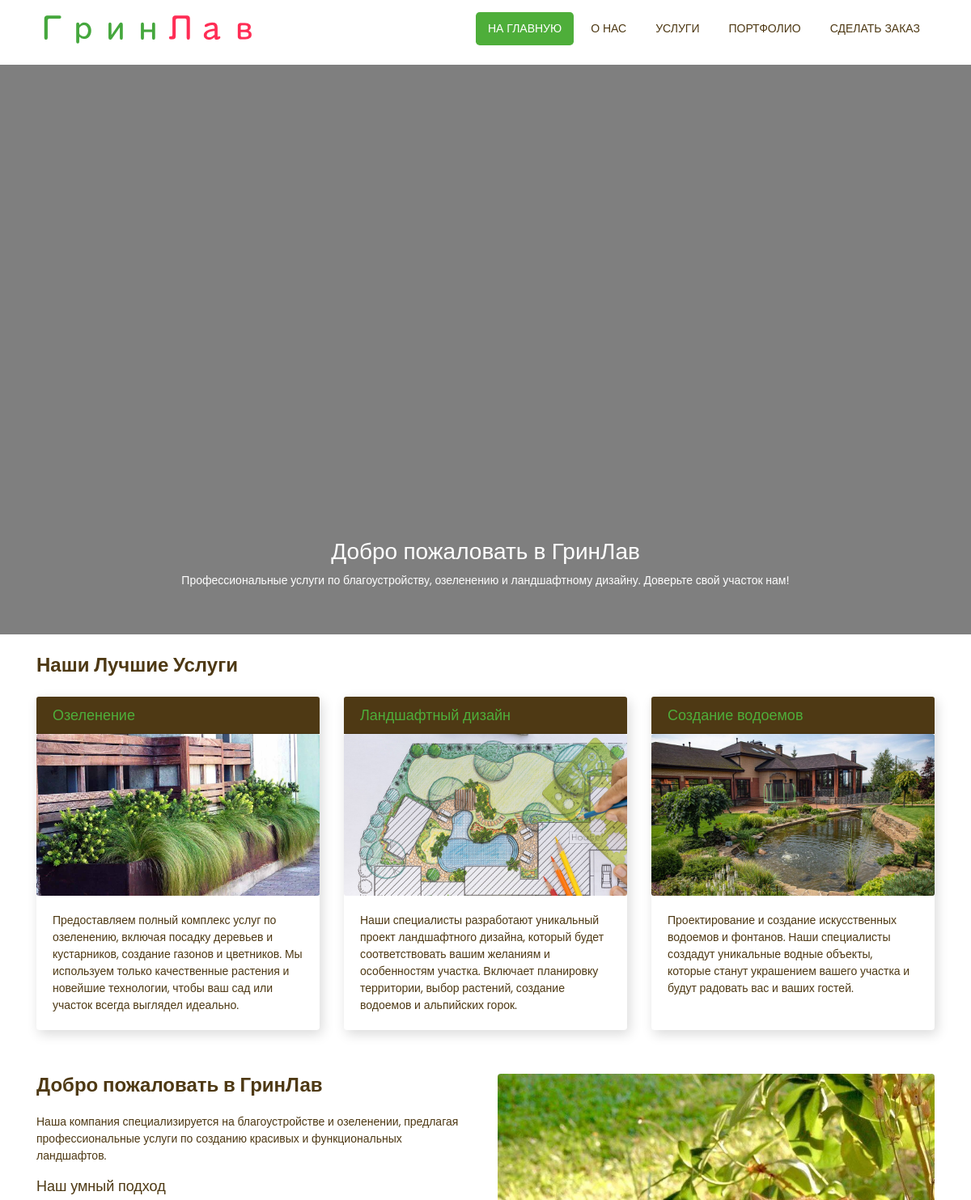
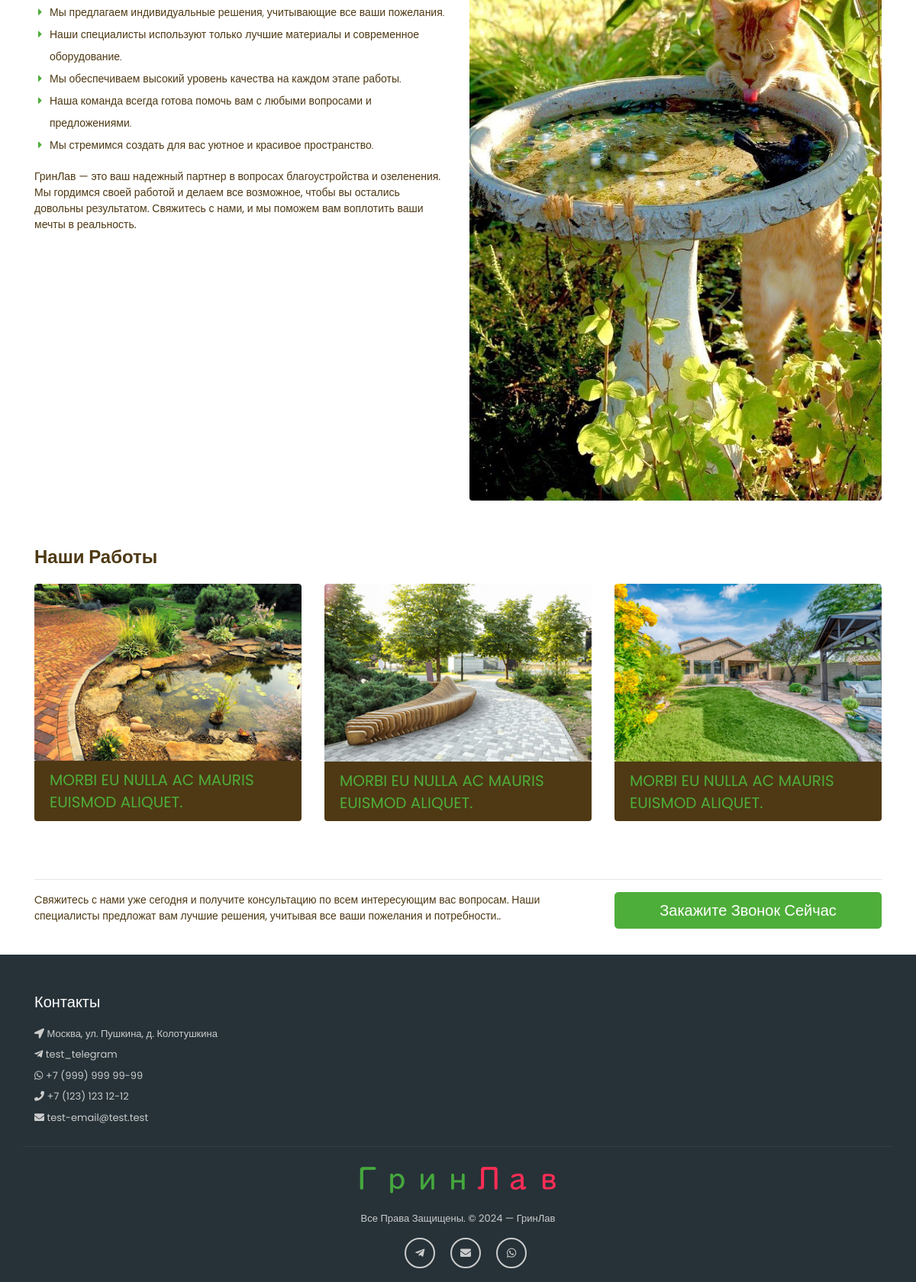
The page / on the database its author committed (2 pictures, top to bottom).
### main/models.py (models this page shows, shortened)
class Service(models.Model):
    name = models.CharField(max_length=200)
    image = models.ImageField(upload_to='services/', blank=True, null=True)
    description = models.TextField()
    highlight_on_main = models.BooleanField(default=False)  # Field to indicate if the service should be highlighted

class Portfolio(models.Model):
    title = models.CharField(max_length=200)
    image = models.ImageField(upload_to='portfolio/')
    description = models.TextField()
    date_posted = models.DateTimeField(auto_now_add=True)
    highlight_on_main = models.BooleanField(default=False)  # Field to indicate if the service should be highlighted

class CompanyContact(models.Model):
    address = models.CharField(max_length=255)
    phone = models.CharField(max_length=20)
    email = models.EmailField()
    working_hours = models.CharField(max_length=255)
    telegram_username = models.CharField(max_length=20)
    telegram_link = models.URLField(blank=True)
    whatsapp_phone = models.CharField(max_length=20)
    whatsapp_link = models.URLField(blank=True)

### main/views.py (the view)
# urls.py: 2. Add a URL to urlpatterns:  path('', views.home, name='home')
def home(request):
    highlighted_services = Service.objects.filter(highlight_on_main=True)[:3]
    highlighted_portfolio = Portfolio.objects.filter(highlight_on_main=True)[:6]
    context = {
        'highlighted_services': highlighted_services,
        'highlighted_portfolio': highlighted_portfolio,
    }
    return render(request, 'index.html', context)

### main/context_processors.py (called while the page is built)
def current_url_name(request):
    return {
        'current_url_name': resolve(request.path_info).url_name
    }

def contact_info(request):
    contact_info = CompanyContact.objects.first()
    return {'contact_info': contact_info}

### main/templates/index.html (shortened to what this page needs)
{% extends 'base.html' %}
{% load static %}
{% block content %}
<header class="slider-main">
    <div id="carouselExampleIndicators" class="carousel slide carousel-fade" data-ride="carousel">
        <div class="carousel-inner" role="listbox">
            <div class="carousel-item active">
                <video class="d-block w-100" autoplay loop muted>
                    <source src="{% static 'images/main-page-video.mov' %}" type="video/mp4">
                </video>
                <div class="carousel-caption d-none d-md-block">
                    <h3>Добро пожаловать в ГринЛав</h3>
                    <p>Профессиональные услуги по благоустройству, озеленению и ландшафтному дизайну. Доверьте свой
                        участок нам!
                    </p>
                </div>
            </div>
        </div>
    </div>
</header>
<div class="container">
    <div class="services-bar">
        <h1 class="my-4">Наши Лучшие Услуги</h1>
        <div class="row">
            {% for service in highlighted_services %}
            <div class="col-lg-4 mb-4">
                <div class="card h-100">
                    <h4 class="card-header">{{ service.name }}</h4>
                    {% if service.image %}
                    <div class="card-img">
                        <img class="img-fluid service-image" src="{{ service.image.url }}" alt="{{ service.name }}"/>
                    </div>
                    {% endif %}
                    <div class="card-body">
                        <p class="card-text">{{ service.description }}</p>
                    </div>
                </div>
            </div>
            {% endfor %}
        </div>
    </div>
    <div class="about-main">
        <div class="row">
            <div class="col-lg-6 text-normal">
                <h2>Добро пожаловать в ГринЛав</h2>
                <p>Наша компания специализируется на благоустройстве и озеленении, предлагая профессиональные услуги по
                    созданию красивых и функциональных ландшафтов.</p>
                <h5>Наш умный подход</h5>
                <ul>
                    <li>Мы предлагаем индивидуальные решения, учитывающие все ваши пожелания.</li>
                    <li>Наши специалисты используют только лучшие материалы и современное оборудование.</li>
                    <li>Мы обеспечиваем высокий уровень качества на каждом этапе работы.</li>
                    <li>Наша команда всегда готова помочь вам с любыми вопросами и предложениями.</li>
                    <li>Мы стремимся создать для вас уютное и красивое пространство.</li>
                </ul>
                <p>ГринЛав — это ваш надежный партнер в вопросах благоустройства и озеленения. Мы гордимся своей работой
                    и делаем все возможное, чтобы вы остались довольны результатом. Свяжитесь с нами, и мы поможем вам
                    воплотить ваши мечты в реальность.</p>
            </div>
            <div class="col-lg-6">
                <img class="img-fluid rounded" src="{% static 'images/cat.jpeg' %}"
                     alt="middle_main_picture"/>
            </div>
        </div>
    </div>
    <div class="portfolio-main">
    <h2>Наши Работы</h2>
    <div class="row">
        {% for item in highlighted_portfolio %}
        <div class="col-lg-4 col-sm-6 portfolio-item">
            <div class="card h-100">
                <div class="card-img">
                        <img class="card-img-top" src="{{ item.image.url }}" alt="{{ item.title }}" />
                </div>
                <div class="card-body">
                    <h4 class="card-title">
                        <a href="{% url 'portfolio' %}">{{ item.title }}</a>
                    </h4>
                </div>
            </div>
        </div>
        {% endfor %}
    </div>
</div>
    <hr>
    <div class="row mb-4">
        <div class="col-md-8">
            <p>Cвяжитесь с нами уже сегодня и получите консультацию по всем интересующим вас вопросам.
                Наши специалисты предложат вам лучшие решения, учитывая все ваши пожелания и потребности..</p>
        </div>
        <div class="col-md-4">
            <a class="btn btn-lg btn-secondary btn-block" href="{% url 'place_order' %}">Закажите Звонок Сейчас</a>
        </div>
    </div>
</div>
{% endblock %}

### main/templates/base.html (shortened to what this page needs)
{% load static %}
<!DOCTYPE html>
<html lang="ru">
<head>
    <link href="{% static 'vendor/bootstrap/css/bootstrap.min.css' %}" rel="stylesheet">
    <link href="{% static 'css/all.css' %}" rel="stylesheet">
    <link href="{% static 'css/style.css' %}" rel="stylesheet">
</head>
<body>
    {% include 'navbar.html' %}
    {% block content %}{% endblock %}
    {% include 'footer.html' %}
</body>
</html>

### main/templates/navbar.html (shortened to what this page needs)
{% load static %}
<nav class="navbar fixed-top navbar-expand-lg navbar-dark bg-light top-nav fixed-top">
        <div class="container">
            <a class="navbar-brand" href="{% url 'home' %}">
                <img src="{% static 'images/logo.png' %}" alt="logo" />
            </a>
            <div class="collapse navbar-collapse" id="navbarResponsive">
                <ul class="navbar-nav ml-auto">
                    <li class="nav-item">
                        <a class="nav-link kosugi-font {% if current_url_name == 'home' %}active{% endif %}"
                           href="{% url 'home' %}">На Главную</a>
                    </li>
                    <li class="nav-item">
                        <a class="nav-link kosugi-font {% if current_url_name == 'about' %}active{% endif %}"
                           href="{% url 'about' %}">О Нас</a>
                    </li>
                    <li class="nav-item">
                        <a class="nav-link kosugi-font {% if current_url_name == 'services' %}active{% endif %}"
                           href="{% url 'services' %}">Услуги</a>
                    </li>
                    <li class="nav-item">
                        <a class="nav-link kosugi-font {% if current_url_name == 'portfolio' %}active{% endif %}"
                           href="{% url 'portfolio' %}">Портфолио</a>
                    </li>
                    <li class="nav-item">
                        <a class="nav-link kosugi-font {% if current_url_name == 'place_order' %}active{% endif %}"
                           href="{% url 'place_order' %}">Сделать Заказ</a>
                    </li>
                </ul>
            </div>
        </div>
    </nav>

### main/templates/footer.html
{% load static %}
<footer class="footer">
    <div class="container bottom_border">
        <div class="row">
            <div class="col-lg-3 col-md-6 col-sm-6 col">
                <h5 class="headin5_amrc col_white_amrc pt2">Контакты</h5>
                <p><i class="fa fa-location-arrow"></i> {{ contact_info.address }} </p>
                <p><i class="fab fa-telegram-plane"></i> <a href="{{ contact_info.telegram_link }}"
                                                            class="contact-link">{{ contact_info.telegram_username }}</a></p>
                <p><i class="fab fa-whatsapp"></i> <a href="{{ contact_info.whatsapp_link }}" class="contact-link">{{ contact_info.whatsapp_phone }}</a> </p>
                <p><i class="fa fa-phone"></i> <a href="tel:{{ contact_info.phone }}" class="contact-link">{{ contact_info.phone }}</a></p>
                <p><i class="fa fa-envelope"></i> <a href="mailto:{{ contact_info.email }}" class="contact-link">{{ contact_info.email }}</a>
                </p>
            </div>
        </div>
    </div>
    <div class="container">
        <div class="footer-logo">
            <a href="{% url 'home' %}"><img src="{% static 'images/logo.png' %}" alt=""/></a>
        </div>
        <p class="copyright text-center">Все Права Защищены. &copy; 2024 — ГринЛав</p>
        <ul class="social_footer_ul">
            <li><a href="{{ contact_info.telegram_link }}"><i class="fab fa-telegram-plane"></i></a></li>
            <li><a href="mailto:{{ contact_info.email }}"><i class="fa fa-envelope"></i></a></li>
            <li><a href="{{ contact_info.whatsapp_link }}"><i class="fab fa-whatsapp"></i></a></li>
        </ul>
    </div>
</footer>

### main/static/css/all.css (style rules this page uses)
.fa, .fas, .far, .fal, .fab { -moz-osx-font-smoothing: grayscale; -webkit-font-smoothing: antialiased; display: inline-block; font-style: normal; font-variant: normal; text-rendering: auto; line-height: 1; }
.fa-envelope:before { content: "\f0e0"; }
.fa-location-arrow:before { content: "\f124"; }
.fa-phone:before { content: "\f095"; }
.fa-telegram-plane:before { content: "\f3fe"; }
.fa-whatsapp:before { content: "\f232"; }
.fab { font-family: 'Font Awesome 5 Brands'; }
.fa, .fas { font-family: 'Font Awesome 5 Free'; font-weight: 900; }

### main/static/css/style.css (style rules this page uses)
body { padding-top: 54px; font-family: 'Poppins', sans-serif; font-size: 14px; color: #4e3914; }
.kosugi-font { font-family: 'KosugiMaru', sans-serif; }
@media (min-width: 992px) { body { padding-top: 80px; } }
a.btn-secondary { background-color: #4eae3a; border-color: #4eae3a; }
.top-nav { background-color: #ffffff !important; }
.navbar-expand-lg.top-nav .navbar-nav .nav-link { padding: 10px 15px; color: #4e3914; font-size: 14px; font-weight: 300; text-transform: uppercase; }
.navbar-expand-lg.top-nav .navbar-nav .nav-link.active { background: #4eae3a; color: #ffffff; border-radius: 4.8px; }
.nav-item { padding-left: 3px; padding-right: 3px; }
.slider-main .carousel .carousel-inner .carousel-item:before { content: ""; position: absolute; background: rgba(0,0,0,0.5); top: 0px; left: 0px; width: 100%; height: 100%; }
.carousel-item { height: 88vh; min-height: 300px; background: no-repeat center center scroll; -webkit-background-size: cover; -moz-background-size: cover; -o-background-size: cover; background-size: cover; }
.portfolio-item { margin-bottom: 30px; }
.services-bar h1 { font-weight: 600; font-size: 24px; }
.services-bar .card { box-shadow: 3px 5px 15px rgba(0,0,0, .15); border: none; }
.services-bar .card h4.card-header { background-color: #4e3914; color: #4eae3a; font-size: 18px; font-weight: 400; }
.about-main { padding: 30px 0px; }
.about-main h2 { font-size: 24px; font-weight: 600; margin-bottom: 20px; }
.about-main h5 { font-size: 18px; }
.about-main p { font-size: 14px; text-transform: none; }
.about-main ul { padding-left: 20px; }
.about-main ul li { position: relative; font-weight: 300; list-style: none; line-height: 29px; }
.about-main ul li:before { content: "\f0da"; font-family: 'Font Awesome 5 Free'; font-weight: 900; position: absolute; left: -15px; top: 0px; color: #4eae3a; }
.portfolio-main { padding: 30px 0px; }
.portfolio-main h2 { font-weight: 600; font-size: 24px; margin-bottom: 20px; }
.portfolio-main .card { border: none; border-radius: 4px; overflow: hidden; }
.portfolio-main .card .card-body .card-title { margin-bottom: 0px; }
.portfolio-main .card .card-body .card-title a { font-size: 20px; font-weight: 400; text-transform: uppercase; color: #4eae3a; }
.portfolio-main .card .card-body { background: #4e3914; padding: 10px 20px; }
.card-img { overflow: hidden; position: relative; }
.footer { width:100%; background-color:#263238; min-height:250px; padding:10px 0px 25px 0px; }
.pt2 { padding-top:40px ; margin-bottom:20px ; color: #ffffff; font-weight: 500; }
footer p { font-size:13px; color:#CCC; padding-bottom:0px; margin-bottom:8px; }
.col_white_amrc { color: #ffffff; }
.bottom_border { border-bottom:1px solid #323f45; padding-bottom:20px; }
.footer-logo { padding: 20px 0px; text-align: center; }
.social_footer_ul { display:table; margin:15px auto 0 auto; list-style-type:none; padding: 0; }
.social_footer_ul li { padding-left:20px; padding-top:10px; float:left; }
.social_footer_ul li a { color:#CCC; border:2px solid #CCC; padding:8px; border-radius:50%; }
.social_footer_ul li i { width:20px; height:20px; text-align:center; }
.portfolio-item h4.card-title a { font-size: 20px; font-weight: 500; margin-bottom: 20px; color: #4e3914; }
.footer a { color: inherit; text-decoration: none; }
.service-image { height: 200px; object-fit: cover; width: 100%; }
.contact-link { color: color: #CCC;; text-decoration: none; transition: color 0.3s ease; }

### main/templates/index.html (style rules this page uses)
.service-image { height: 200px; object-fit: cover; width: 100%; }

### rows shown on the page
Service: name "Озеленение", image (picture), description "Предоставляем полный комплекс услуг по озеленению, включая посадку деревьев и кустарников, создание газонов и цветников. Мы используем только качественные растения и новейшие технологии, чтобы ваш сад или участок всегда выглядел идеально."
Service: name "Ландшафтный дизайн", image (picture), description "Наши специалисты разработают уникальный проект ландшафтного дизайна, который будет соответствовать вашим желаниям и особенностям участка. Включает планировку территории, выбор растений, создание водоемов и альпийских горок."
Service: name "Создание водоемов", image (picture), description "Проектирование и создание искусственных водоемов и фонтанов. Наши специалисты создадут уникальные водные объекты, которые станут украшением вашего участка и будут радовать вас и ваших гостей."
Portfolio: image (picture), title "MORBI EU NULLA AC MAURIS EUISMOD ALIQUET."
Portfolio: image (picture), title "MORBI EU NULLA AC MAURIS EUISMOD ALIQUET."
Portfolio: image (picture), title "MORBI EU NULLA AC MAURIS EUISMOD ALIQUET."
CompanyContact: address "Москва, ул. Пушкина, д. Колотушкина", telegram_username "test_telegram", whatsapp_phone "+7 (999) 999 99-99", phone "+7 (123) 123 12-12", email "test-email@test.test"
